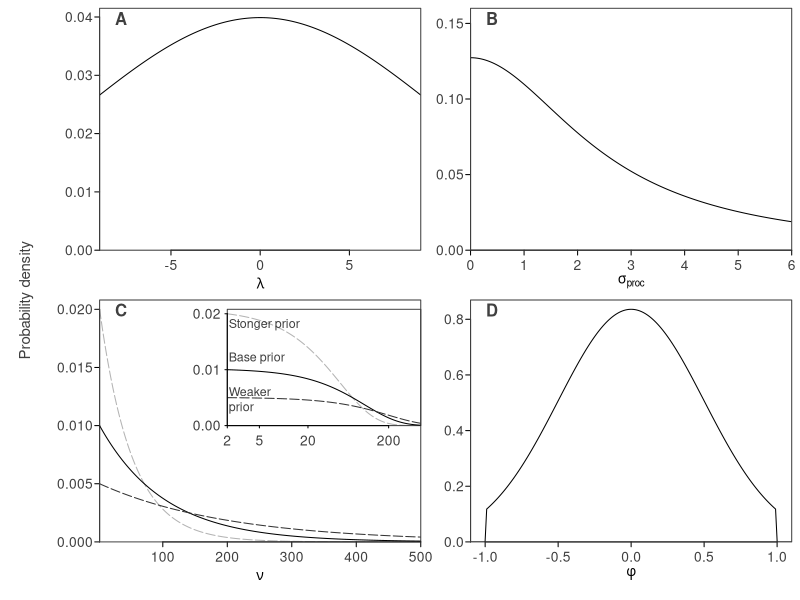

Source code (R):
# Try estimating nu with a weakly informative prior in Stan
# See how the ability to detect heavy tails deteriorates with sample size,
# observation error and the degree of heavy-tailedness.

# truncated distribution function from:
# http://www.jstatsoft.org/v16/c02/paper
dtrunc <- function(x, spec, a = -Inf, b = Inf, ...) {
  tt <- rep(0, length(x))
  g <- get(paste("d", spec, sep = ""), mode = "function")
  G <- get(paste("p", spec, sep = ""), mode = "function")
  tt[x>=a & x<=b] <- g(x[x>=a&x<=b], ...)/(G(b, ...) - G(a, ...))
  tt
}

# Check priors:
plot_prior <- function(x, y, xlab, xlim = NULL, add = FALSE, lty = 1,
  col = "black", log = "", ylim = NULL, ylab = "", label = "", ...) {
  if(is.null(ylim)) {
    ylim <- c(0, max(y)*1.04)
  }
  if(!add) {
    plot(x, y, type = "l", lty = lty, xlab = xlab, ylab = ylab,
      ylim = ylim, yaxs = "i", xaxs = "i", xlim = xlim, col = col,
      log = log, ...)
    mtext(label, side = 3, line = -1.2, font = 2, adj = 0.05)
  } else {
    lines(x, y, lty = lty, col = col)
  }
}

pdf("priors-gomp-base.pdf", width = 6, height = 5.2)
par(mfrow = c(2, 2), mar = c(3,3,0,0), oma = c(.5, 3, .5, .5),
  tck = -0.02, mgp = c(1.5, 0.4, 0), col.axis = "grey25", col = "grey25", las = 1)
x <- seq(-9, 9, length.out = 200)
plot_prior(x, dnorm(x, 0, 10), expression(lambda), label = "A")
x <- seq(0, 6, length.out = 200)
plot_prior(x, dcauchy(x, 0, 2.5), expression(sigma[proc]), ylim = c(0, 0.16), label = "B")
x <- seq(2, 500, length.out = 2000)
plot_prior(x, dtrunc(x, "exp", a = 2, b = Inf, rate = 0.02), expression(nu),
  col = "grey70", log = "", ylim = NULL, lty = "93", label = "C")
plot_prior(x, dtrunc(x, "exp", a = 2, b = Inf, rate = 0.01),
  expression(nu), add = TRUE, lty = 1, col = "black")
plot_prior(x, dtrunc(x, "exp", a = 2, b = Inf, rate = 0.005),
  expression(nu), add = TRUE, lty = "93", col = "grey20")

TeachingDemos::subplot({
  x <- seq(2, 500, length.out = 2000)
  plot_prior(log(x), dtrunc(x, "exp", a = 2, b = Inf, rate = 0.02), "",
    col = "grey70", log = "", ylim = NULL, lty = "93", yaxt = "n", xaxt = "n",
    ylab = "")
  plot_prior(log(x), dtrunc(x, "exp", a = 2, b = Inf, rate = 0.01),
    expression(nu), add = TRUE, lty = 1, col = "black")
  plot_prior(log(x), dtrunc(x, "exp", a = 2, b = Inf, rate = 0.005),
    expression(nu), add = TRUE, lty = "93", col = "grey20")
   axis(2, at = c(0, 0.01, 0.02))
   axis(1, labels = c(2, 5, 20, 200), at = log(c(2, 5, 20, 200)))
  text(0.5, 1.2/100, "Base prior", pos = 4, cex = 0.9)
  text(0.5, 1.8/100, "Stonger prior", cex = 0.9, pos = 4)
  text(0.5, 0.4/100, "Weaker\nprior", pos = 4, cex = 0.9)

},
  x = c(200, 500),
  y = c(0.01, 0.02))

x <- seq(-1.1, 1.1, length.out = 200)
plot_prior(x, dtrunc(x, "norm", a = -1, b = 1, mean = 0, sd = 0.5),
  expression(phi), xlim = c(-1.1, 1.1), label = "D")
mtext("Probability density", side = 2, outer = TRUE, line = 1, las = 0, cex = 0.9)
dev.off()
